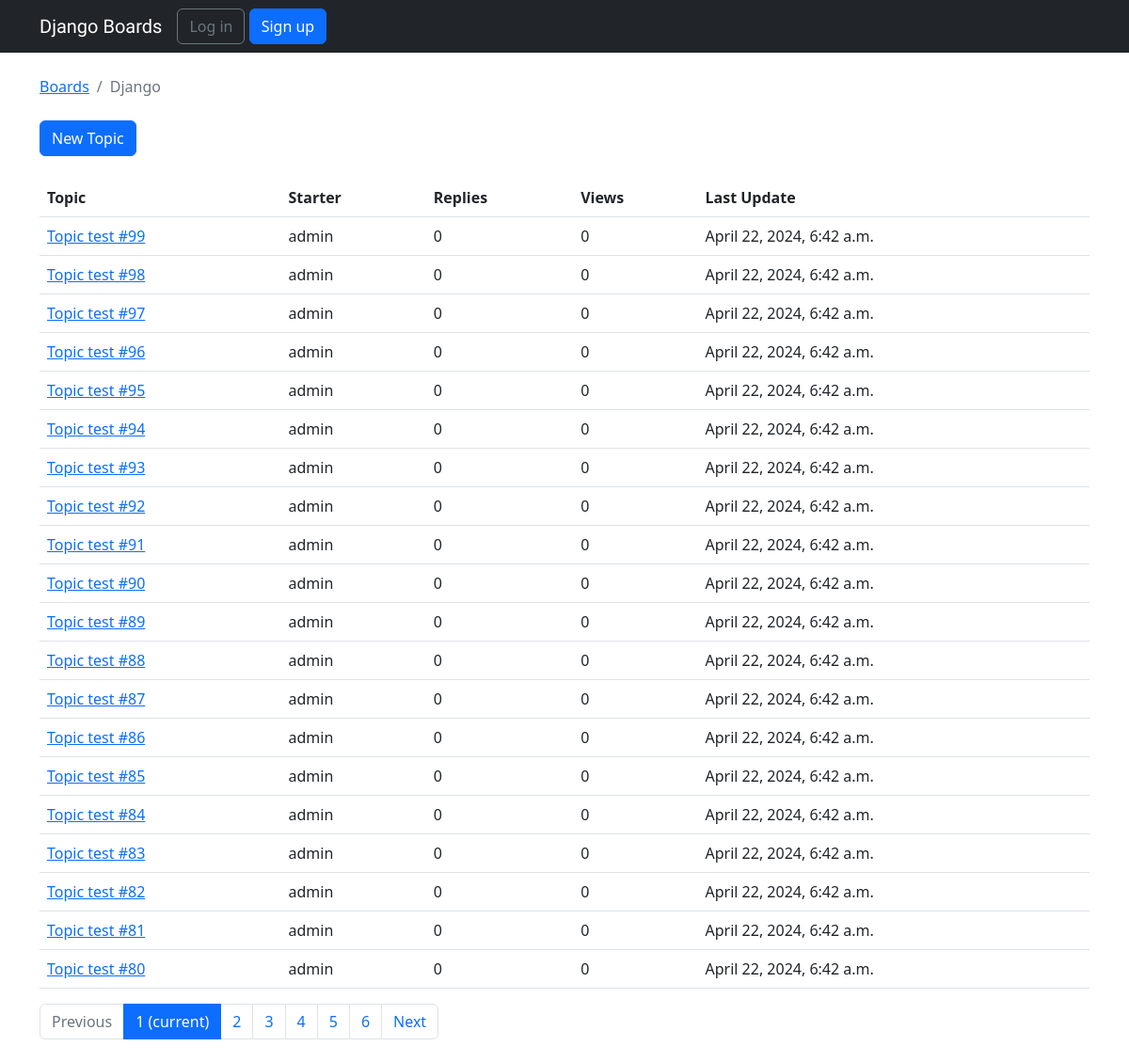
The app's page /boards/1/ with its own data.
### boards/models.py (models this page shows, shortened)
class Board(models.Model):
    name = models.CharField(max_length=230, unique=True)
    description = models.CharField(max_length=100)

class Topic(models.Model):
    subject = models.CharField(max_length=255)
    last_update = models.DateTimeField(auto_now_add=True)
    board = models.ForeignKey(Board, related_name="topics", on_delete=models.CASCADE)
    starter = models.ForeignKey(User, related_name="topics", on_delete=models.CASCADE)
    views = models.PositiveIntegerField(default=0)

### boards/views.py (the view)
class TopicListView(ListView):
    model = Topic
    context_object_name = "topics"
    template_name = "topics.html"
    paginate_by = 20
    def get_context_data(self, **kwargs):
        kwargs["board"] = self.board
        return super().get_context_data(**kwargs)
    def get_queryset(self):
        self.board = get_object_or_404(Board, pk=self.kwargs.get("pk"))
        queryset = self.board.topics.order_by("-last_update").annotate(
            replies=Count("posts") - 1
        )
        return queryset

### templates/topics.html (shortened to what this page needs)
{% extends "base.html" %}
{% block breadcrumb %}
    <li class="breadcrumb-item">
        <a href="{% url 'home' %}">Boards</a>
    </li>
    <li class="breadcrumb-item active">{{ board.name }}</li>
{% endblock %}
{% block content %}
    <div class="mb-4">
        <a href="{% url 'new_topic' board.pk %}" class="btn btn-primary">New Topic</a>
    </div>
    <table class="table">
        <thead class="thead-inverse">
            <tr>
                <th>Topic</th>
                <th>Starter</th>
                <th>Replies</th>
                <th>Views</th>
                <th>Last Update</th>
            </tr>
        </thead>
        <tbody>
            {% for topic in topics %}
                <tr>
                    <td>
                        <a href="{% url 'topic_posts' board.pk topic.pk %}">{{ topic.subject }}</a>
                    </td>
                    <td>{{ topic.starter.username }}</td>
                    <td>{{ topic.replies }}</td>
                    <td>{{ topic.views }}</td>
                    <td>{{ topic.last_update }}</td>
                </tr>
            {% endfor %}
        </tbody>
    </table>
    {% include 'includes/pagination.html' %}
{% endblock %}

### records on screen
Board: name "Django"
Topic: subject "Topic test #99", starter.username "admin", replies "0", views "0", last_update "April 22, 2024, 6:42 a.m."
Topic: subject "Topic test #98", starter.username "admin", replies "0", views "0", last_update "April 22, 2024, 6:42 a.m."
Topic: subject "Topic test #97", starter.username "admin", replies "0", views "0", last_update "April 22, 2024, 6:42 a.m."
Topic: subject "Topic test #96", starter.username "admin", replies "0", views "0", last_update "April 22, 2024, 6:42 a.m."
Topic: subject "Topic test #95", starter.username "admin", replies "0", views "0", last_update "April 22, 2024, 6:42 a.m."
Topic: subject "Topic test #94", starter.username "admin", replies "0", views "0", last_update "April 22, 2024, 6:42 a.m."
Topic: subject "Topic test #93", starter.username "admin", replies "0", views "0", last_update "April 22, 2024, 6:42 a.m."
Topic: subject "Topic test #92", starter.username "admin", replies "0", views "0", last_update "April 22, 2024, 6:42 a.m."
Topic: subject "Topic test #91", starter.username "admin", replies "0", views "0", last_update "April 22, 2024, 6:42 a.m."
Topic: subject "Topic test #90", starter.username "admin", replies "0", views "0", last_update "April 22, 2024, 6:42 a.m."
Topic: subject "Topic test #89", starter.username "admin", replies "0", views "0", last_update "April 22, 2024, 6:42 a.m."
Topic: subject "Topic test #88", starter.username "admin", replies "0", views "0", last_update "April 22, 2024, 6:42 a.m."
Topic: subject "Topic test #87", starter.username "admin", replies "0", views "0", last_update "April 22, 2024, 6:42 a.m."
Topic: subject "Topic test #86", starter.username "admin", replies "0", views "0", last_update "April 22, 2024, 6:42 a.m."
Topic: subject "Topic test #85", starter.username "admin", replies "0", views "0", last_update "April 22, 2024, 6:42 a.m."
Topic: subject "Topic test #84", starter.username "admin", replies "0", views "0", last_update "April 22, 2024, 6:42 a.m."
Topic: subject "Topic test #83", starter.username "admin", replies "0", views "0", last_update "April 22, 2024, 6:42 a.m."
Topic: subject "Topic test #82", starter.username "admin", replies "0", views "0", last_update "April 22, 2024, 6:42 a.m."
Topic: subject "Topic test #81", starter.username "admin", replies "0", views "0", last_update "April 22, 2024, 6:42 a.m."
Topic: subject "Topic test #80", starter.username "admin", replies "0", views "0", last_update "April 22, 2024, 6:42 a.m."

### other values on screen
{{ page_num }} "1"
{{ page_num }} "2" "3" "4" "5" "6"
